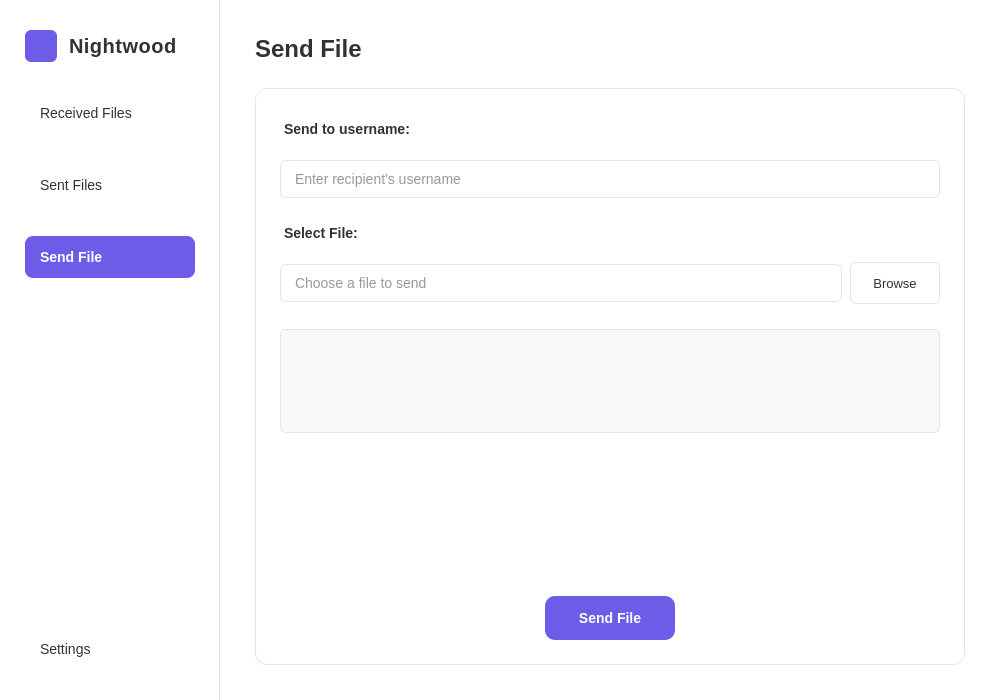
<?xml version="1.0" encoding="UTF-8"?>
<ui version="4.0">
 <class>SendFile</class>
 <widget class="QWidget" name="SendFile">
  <property name="geometry">
   <rect>
    <x>0</x>
    <y>0</y>
    <width>1000</width>
    <height>700</height>
   </rect>
  </property>
  <property name="minimumSize">
   <size>
    <width>1000</width>
    <height>700</height>
   </size>
  </property>
  <property name="windowTitle">
   <string>Nightwood - Send File</string>
  </property>
  <property name="styleSheet">
   <string notr="true">background-color: white;</string>
  </property>
  <layout class="QHBoxLayout" name="mainLayout">
   <property name="spacing">
    <number>0</number>
   </property>
   <property name="leftMargin">
    <number>0</number>
   </property>
   <property name="topMargin">
    <number>0</number>
   </property>
   <property name="rightMargin">
    <number>0</number>
   </property>
   <property name="bottomMargin">
    <number>0</number>
   </property>
   <item>
    <widget class="QWidget" name="navBar" native="true">
     <property name="minimumSize">
      <size>
       <width>220</width>
       <height>0</height>
      </size>
     </property>
     <property name="maximumSize">
      <size>
       <width>220</width>
       <height>16777215</height>
      </size>
     </property>
     <property name="styleSheet">
      <string notr="true">QWidget#navBar {
  background-color: white;
  border-right: 1px solid #dfe6e9;
}</string>
     </property>
     <layout class="QVBoxLayout" name="navBarLayout">
      <property name="spacing">
       <number>30</number>
      </property>
      <property name="leftMargin">
       <number>25</number>
      </property>
      <property name="topMargin">
       <number>30</number>
      </property>
      <property name="rightMargin">
       <number>25</number>
      </property>
      <property name="bottomMargin">
       <number>30</number>
      </property>
      <item>
       <layout class="QHBoxLayout" name="logoLayout">
        <property name="spacing">
         <number>12</number>
        </property>
        <item>
         <widget class="QLabel" name="logoLabel">
          <property name="minimumSize">
           <size>
            <width>32</width>
            <height>32</height>
           </size>
          </property>
          <property name="maximumSize">
           <size>
            <width>32</width>
            <height>32</height>
           </size>
          </property>
          <property name="styleSheet">
           <string notr="true">background-color: #6c5ce7;
border-radius: 6px;</string>
          </property>
          <property name="text">
           <string/>
          </property>
         </widget>
        </item>
        <item>
         <widget class="QLabel" name="logoTextLabel">
          <property name="styleSheet">
           <string notr="true">font-size: 20px; font-weight: bold; color: #2d3436; letter-spacing: 0.5px;</string>
          </property>
          <property name="text">
           <string>Nightwood</string>
          </property>
         </widget>
        </item>
       </layout>
      </item>
      <item>
       <widget class="QPushButton" name="receivedButton">
        <property name="minimumSize">
         <size>
          <width>0</width>
          <height>42</height>
         </size>
        </property>
        <property name="styleSheet">
         <string notr="true">QPushButton {
  font-size: 14px;
  color: #2d3436;
  background-color: transparent;
  border-radius: 8px;
  text-align: left;
  padding-left: 15px;
}
QPushButton:hover {
  background-color: #f1f2f6;
}
QPushButton:pressed {
  background-color: #dfe6e9;
}</string>
        </property>
        <property name="text">
         <string>Received Files</string>
        </property>
       </widget>
      </item>
      <item>
       <widget class="QPushButton" name="sentButton">
        <property name="minimumSize">
         <size>
          <width>0</width>
          <height>42</height>
         </size>
        </property>
        <property name="styleSheet">
         <string notr="true">QPushButton {
  font-size: 14px;
  color: #2d3436;
  background-color: transparent;
  border-radius: 8px;
  text-align: left;
  padding-left: 15px;
}
QPushButton:hover {
  background-color: #f1f2f6;
}
QPushButton:pressed {
  background-color: #dfe6e9;
}</string>
        </property>
        <property name="text">
         <string>Sent Files</string>
        </property>
       </widget>
      </item>
      <item>
       <widget class="QPushButton" name="sendFileButton">
        <property name="minimumSize">
         <size>
          <width>0</width>
          <height>42</height>
         </size>
        </property>
        <property name="styleSheet">
         <string notr="true">QPushButton {
  font-size: 14px;
  font-weight: 500;
  color: white;
  background-color: #6c5ce7;
  border-radius: 8px;
  text-align: left;
  padding-left: 15px;
}
QPushButton:hover {
  background-color: #5049c9;
}
QPushButton:pressed {
  background-color: #4040b0;
}</string>
        </property>
        <property name="text">
         <string>Send File</string>
        </property>
       </widget>
      </item>
      <item>
       <spacer name="verticalSpacer">
        <property name="orientation">
         <enum>Qt::Vertical</enum>
        </property>
        <property name="sizeHint" stdset="0">
         <size>
          <width>20</width>
          <height>40</height>
         </size>
        </property>
       </spacer>
      </item>
      <item>
       <widget class="QPushButton" name="settingsButton">
        <property name="minimumSize">
         <size>
          <width>0</width>
          <height>42</height>
         </size>
        </property>
        <property name="styleSheet">
         <string notr="true">QPushButton {
  font-size: 14px;
  color: #2d3436;
  background-color: transparent;
  border-radius: 8px;
  text-align: left;
  padding-left: 15px;
}
QPushButton:hover {
  background-color: #f1f2f6;
}
QPushButton:pressed {
  background-color: #dfe6e9;
}</string>
        </property>
        <property name="text">
         <string>Settings</string>
        </property>
       </widget>
      </item>
     </layout>
    </widget>
   </item>
   <item>
    <layout class="QVBoxLayout" name="contentLayout">
     <property name="spacing">
      <number>25</number>
     </property>
     <property name="leftMargin">
      <number>35</number>
     </property>
     <property name="topMargin">
      <number>35</number>
     </property>
     <property name="rightMargin">
      <number>35</number>
     </property>
     <property name="bottomMargin">
      <number>35</number>
     </property>
     <item>
      <widget class="QLabel" name="pageTitle">
       <property name="styleSheet">
        <string notr="true">font-size: 24px; font-weight: bold; color: #2d3436;</string>
       </property>
       <property name="text">
        <string>Send File</string>
       </property>
      </widget>
     </item>
     <item>
      <widget class="QWidget" name="formContainer" native="true">
       <property name="styleSheet">
        <string notr="true">QWidget#formContainer {
  background-color: white;
  border: 1px solid #dfe6e9;
  border-radius: 12px;
  padding: 25px;
}
QLineEdit {
  padding: 8px 12px;
  font-size: 14px;
  border-radius: 6px;
  background-color: white;
  border: 1px solid #dfe6e9;
  color: #2d3436;
  margin: 4px 0;
  min-height: 20px;
}
QLineEdit:focus {
  border: 2px solid #6c5ce7;
}
QLabel {
  color: #2d3436;
  font-weight: bold;
  font-size: 14px;
  margin: 8px 0 4px 0;
}
QPushButton#browseButton {
  color: #2d3436;
  background-color: white;
  border: 1px solid #dfe6e9;
  border-radius: 6px;
  min-height: 32px;
  max-height: 32px;
  font-size: 13px;
  padding: 4px 12px;
}
QPushButton#browseButton:hover {
  background-color: #f1f2f6;
  border-color: #6c5ce7;
  color: #6c5ce7;
}
QLabel#fileDetailsLabel {
  font-size: 13px;
  font-weight: normal;
  color: #636e72;
  padding: 12px;
  background-color: #f8f9fa;
  border: 1px solid #dfe6e9;
  border-radius: 6px;
  margin: 8px 0;
  line-height: 1.4;
}</string>
       </property>
       <layout class="QVBoxLayout" name="formLayout">
        <property name="spacing">
         <number>15</number>
        </property>
        <property name="leftMargin">
         <number>25</number>
        </property>
        <property name="topMargin">
         <number>25</number>
        </property>
        <property name="rightMargin">
         <number>25</number>
        </property>
        <property name="bottomMargin">
         <number>25</number>
        </property>
        <item>
         <widget class="QLabel" name="usernameLabel">
          <property name="text">
           <string>Send to username:</string>
          </property>
         </widget>
        </item>
        <item>
         <widget class="QLineEdit" name="usernameInput">
          <property name="minimumSize">
           <size>
            <width>0</width>
            <height>42</height>
           </size>
          </property>
          <property name="placeholderText">
           <string>Enter recipient's username</string>
          </property>
         </widget>
        </item>
        <item>
         <widget class="QLabel" name="fileLabel">
          <property name="text">
           <string>Select File:</string>
          </property>
         </widget>
        </item>
        <item>
         <layout class="QHBoxLayout" name="fileLayout">
          <property name="spacing">
           <number>8</number>
          </property>
          <item>
           <widget class="QLineEdit" name="filePathInput">
            <property name="minimumSize">
             <size>
              <width>0</width>
              <height>42</height>
             </size>
            </property>
            <property name="readOnly">
             <bool>true</bool>
            </property>
            <property name="placeholderText">
             <string>Choose a file to send</string>
            </property>
           </widget>
          </item>
          <item>
           <widget class="QPushButton" name="browseButton">
            <property name="minimumSize">
             <size>
              <width>90</width>
              <height>42</height>
             </size>
            </property>
            <property name="maximumSize">
             <size>
              <width>90</width>
              <height>42</height>
             </size>
            </property>
            <property name="text">
             <string>Browse</string>
            </property>
           </widget>
          </item>
         </layout>
        </item>
        <item>
         <widget class="QLabel" name="fileDetailsLabel">
          <property name="minimumSize">
           <size>
            <width>0</width>
            <height>120</height>
           </size>
          </property>
          <property name="text">
           <string/>
          </property>
          <property name="wordWrap">
           <bool>true</bool>
          </property>
         </widget>
        </item>
        <item>
         <spacer name="verticalSpacer_2">
          <property name="orientation">
           <enum>Qt::Vertical</enum>
          </property>
          <property name="sizeHint" stdset="0">
           <size>
            <width>20</width>
            <height>40</height>
           </size>
          </property>
         </spacer>
        </item>
        <item alignment="Qt::AlignHCenter">
         <widget class="QPushButton" name="sendButton">
          <property name="minimumSize">
           <size>
            <width>130</width>
            <height>44</height>
           </size>
          </property>
          <property name="styleSheet">
           <string notr="true">QPushButton {
  font-size: 14px;
  font-weight: bold;
  color: white;
  background-color: #6c5ce7;
  border-radius: 10px;
  padding: 0 10px;
}
QPushButton:hover {
  background-color: #5049c9;
}
QPushButton:pressed {
  background-color: #4040b0;
}</string>
          </property>
          <property name="text">
           <string>Send File</string>
          </property>
         </widget>
        </item>
       </layout>
      </widget>
     </item>
    </layout>
   </item>
  </layout>
 </widget>
 <resources/>
 <connections/>
</ui>
